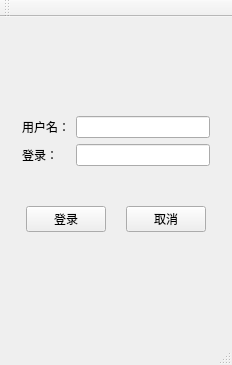
<?xml version="1.0" encoding="UTF-8"?>
<ui version="4.0">
 <class>MainWindow</class>
 <widget class="QMainWindow" name="MainWindow">
  <property name="geometry">
   <rect>
    <x>0</x>
    <y>0</y>
    <width>232</width>
    <height>365</height>
   </rect>
  </property>
  <property name="windowTitle">
   <string>MainWindow</string>
  </property>
  <widget class="QWidget" name="centralWidget">
   <layout class="QVBoxLayout" name="verticalLayout">
    <item>
     <widget class="QWidget" name="widget" native="true">
      <property name="maximumSize">
       <size>
        <width>16777215</width>
        <height>100</height>
       </size>
      </property>
      <layout class="QHBoxLayout" name="horizontalLayout">
       <item>
        <spacer name="horizontalSpacer">
         <property name="orientation">
          <enum>Qt::Horizontal</enum>
         </property>
         <property name="sizeHint" stdset="0">
          <size>
           <width>39</width>
           <height>20</height>
          </size>
         </property>
        </spacer>
       </item>
       <item>
        <widget class="QLabel" name="label">
         <property name="maximumSize">
          <size>
           <width>100</width>
           <height>100</height>
          </size>
         </property>
         <property name="text">
          <string/>
         </property>
         <property name="pixmap">
          <pixmap>../../testSource/circle.png</pixmap>
         </property>
         <property name="scaledContents">
          <bool>true</bool>
         </property>
        </widget>
       </item>
       <item>
        <spacer name="horizontalSpacer_2">
         <property name="orientation">
          <enum>Qt::Horizontal</enum>
         </property>
         <property name="sizeHint" stdset="0">
          <size>
           <width>39</width>
           <height>20</height>
          </size>
         </property>
        </spacer>
       </item>
      </layout>
     </widget>
    </item>
    <item>
     <widget class="QWidget" name="widget_2" native="true">
      <layout class="QGridLayout" name="gridLayout">
       <item row="0" column="0">
        <widget class="QLabel" name="label_2">
         <property name="text">
          <string>用户名：</string>
         </property>
        </widget>
       </item>
       <item row="0" column="1">
        <widget class="QLineEdit" name="lineEdit"/>
       </item>
       <item row="1" column="0">
        <widget class="QLabel" name="label_3">
         <property name="text">
          <string>登录：</string>
         </property>
        </widget>
       </item>
       <item row="1" column="1">
        <widget class="QLineEdit" name="lineEdit_2"/>
       </item>
      </layout>
     </widget>
    </item>
    <item>
     <widget class="QWidget" name="widget_3" native="true">
      <layout class="QHBoxLayout" name="horizontalLayout_2">
       <property name="spacing">
        <number>0</number>
       </property>
       <item>
        <spacer name="horizontalSpacer_3">
         <property name="orientation">
          <enum>Qt::Horizontal</enum>
         </property>
         <property name="sizeHint" stdset="0">
          <size>
           <width>10</width>
           <height>20</height>
          </size>
         </property>
        </spacer>
       </item>
       <item>
        <widget class="QPushButton" name="pushButton">
         <property name="text">
          <string>登录</string>
         </property>
        </widget>
       </item>
       <item>
        <spacer name="horizontalSpacer_5">
         <property name="orientation">
          <enum>Qt::Horizontal</enum>
         </property>
         <property name="sizeType">
          <enum>QSizePolicy::Fixed</enum>
         </property>
         <property name="sizeHint" stdset="0">
          <size>
           <width>20</width>
           <height>20</height>
          </size>
         </property>
        </spacer>
       </item>
       <item>
        <widget class="QPushButton" name="pushButton_2">
         <property name="text">
          <string>取消</string>
         </property>
        </widget>
       </item>
       <item>
        <spacer name="horizontalSpacer_4">
         <property name="orientation">
          <enum>Qt::Horizontal</enum>
         </property>
         <property name="sizeHint" stdset="0">
          <size>
           <width>10</width>
           <height>20</height>
          </size>
         </property>
        </spacer>
       </item>
      </layout>
     </widget>
    </item>
    <item>
     <widget class="SmallWidget" name="widget_4" native="true"/>
    </item>
   </layout>
   <zorder>widget</zorder>
   <zorder>label</zorder>
   <zorder>widget_2</zorder>
   <zorder>widget_3</zorder>
   <zorder>widget_4</zorder>
  </widget>
  <widget class="QMenuBar" name="menuBar">
   <property name="geometry">
    <rect>
     <x>0</x>
     <y>0</y>
     <width>232</width>
     <height>23</height>
    </rect>
   </property>
  </widget>
  <widget class="QToolBar" name="mainToolBar">
   <attribute name="toolBarArea">
    <enum>TopToolBarArea</enum>
   </attribute>
   <attribute name="toolBarBreak">
    <bool>false</bool>
   </attribute>
  </widget>
  <widget class="QStatusBar" name="statusBar"/>
 </widget>
 <layoutdefault spacing="6" margin="11"/>
 <customwidgets>
  <customwidget>
   <class>SmallWidget</class>
   <extends>QWidget</extends>
   <header location="global">smallwidget.h</header>
   <container>1</container>
  </customwidget>
 </customwidgets>
 <resources/>
 <connections/>
</ui>
